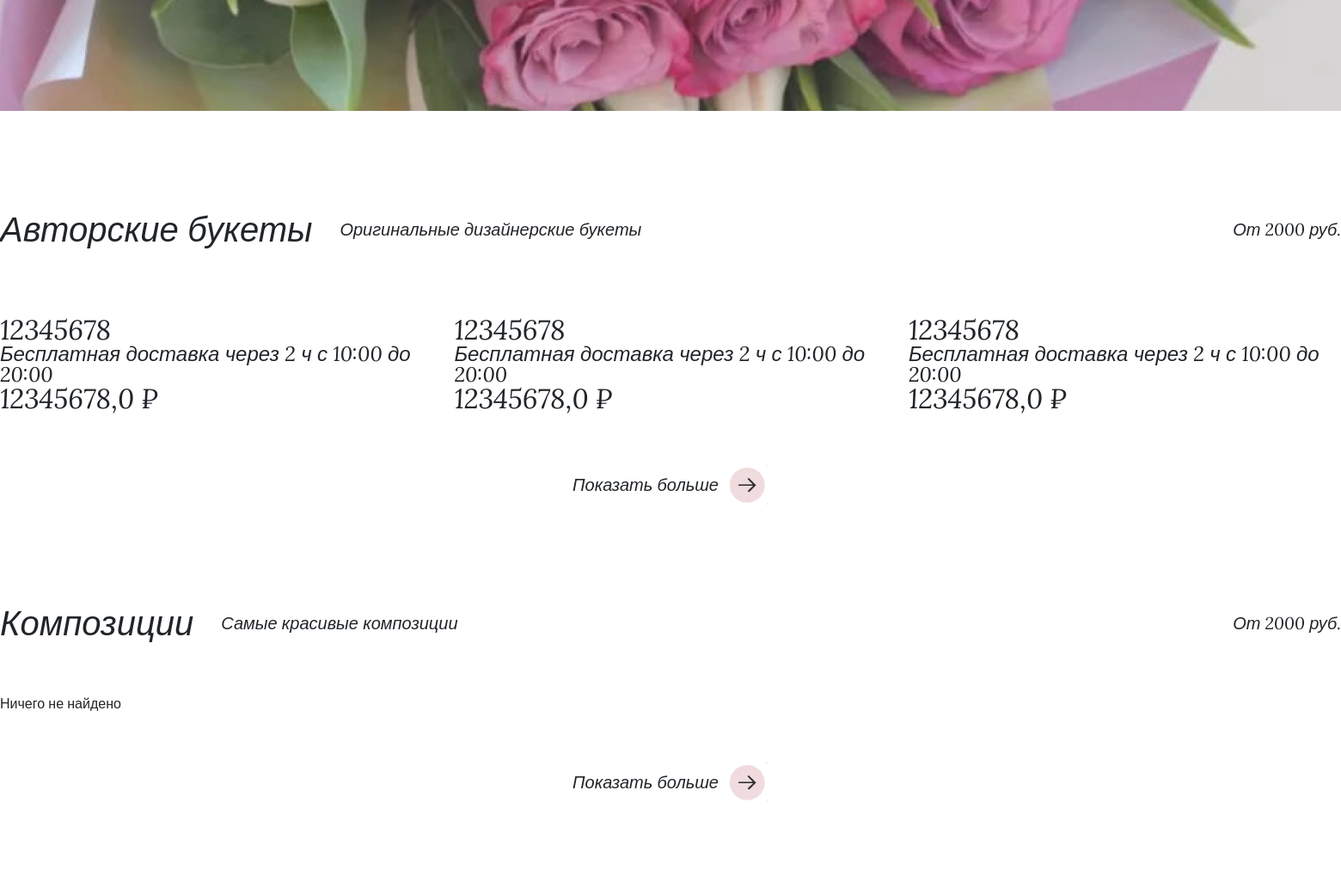
Before: / (middle part) with the older database file.
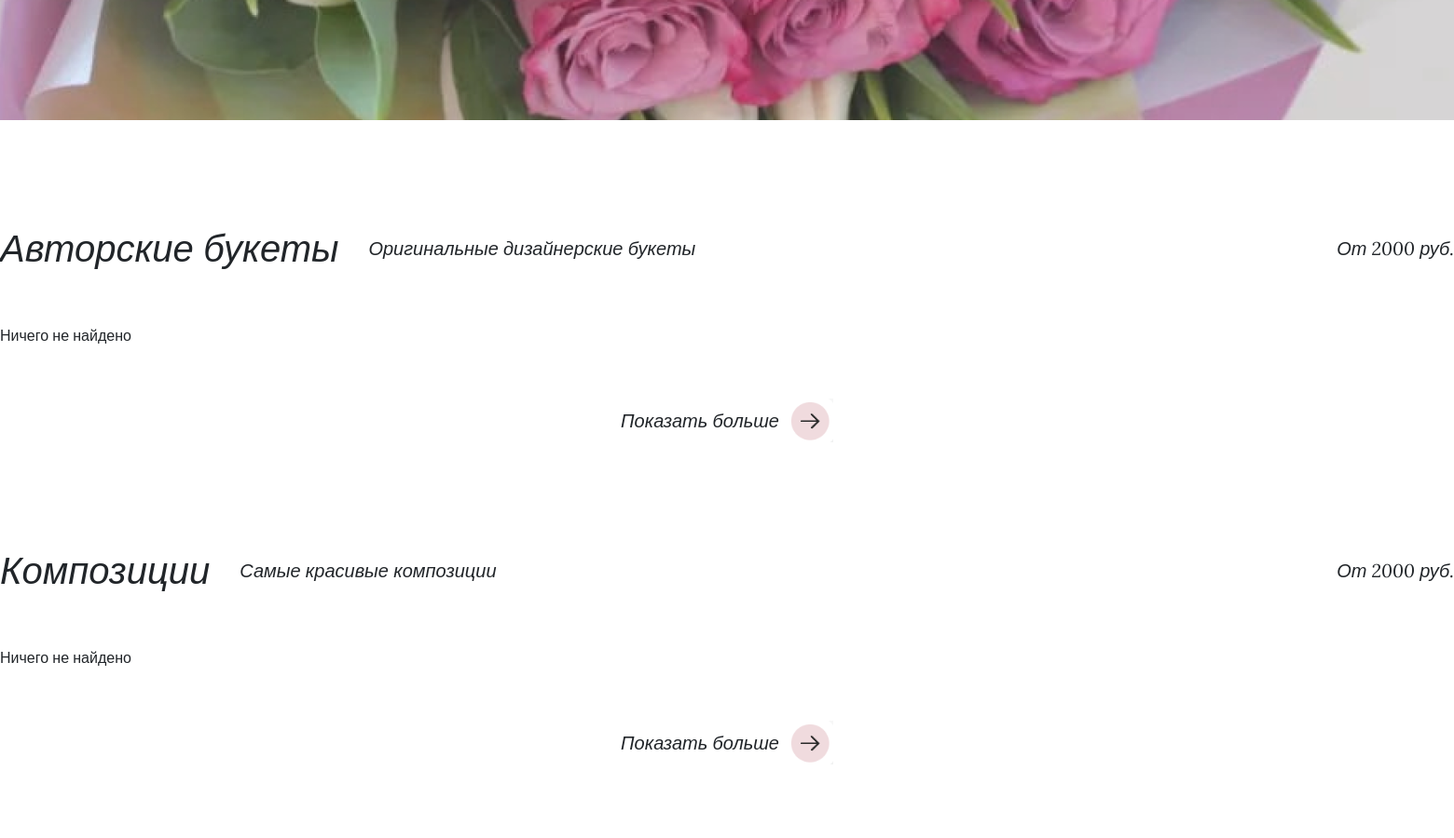
After: the same page with the newer database file.
### main/models.py (models this page shows, shortened)
class AutorsBucket(models.Model):
    name = models.CharField(max_length=100)
    price = models.FloatField()
    photo = models.ImageField(upload_to="photos", default=None, blank=True, null=True, verbose_name="Фото")
    @property
    def photo_url(self):
        if self.photo and hasattr(self.photo, 'url'):
            return self.photo.url
    class Meta:
        db_table = 'autors_buckets'
        verbose_name_plural = 'Авторские букеты'
        verbose_name = 'Авторский букет'

### main/views.py (the view, shortened to what this page needs)
# urls.py: path('', views.index, name='home'),
def index(request):
    initial_count = 3
    autors_bucket = AutorsBucket.objects.order_by('-id')[:initial_count]
    compositions = Compositions.objects.order_by('-id')[:initial_count]
    busket = Busket.objects.order_by('-id')[:initial_count]
    comment = Feedback.objects.order_by('-id')
    error = ''
    form = FeedbackForm()
    return render(request, 'main/index.html', {
        'autors_bucket': autors_bucket,
        'compositions': compositions,
        'busket': busket,
        'form': form,
        'error': error,
        "comment":comment
    })

### main/templates/main/index.html (shortened to what this page needs)
{% extends 'main/base.html' %}
{% load static %}
{% block content %}
<div class="banner">
</div>
<div class="wrapper">
    <div class="block__bouquet" id="catalog">
        <div class="block_top">
            <div class="block__name">
                <h1>Авторские букеты</h1>
                <h3>Оригинальные дизайнерские букеты</h3>
            </div>
            <div class="block__price">
                <p>От 2000 руб.</p>
            </div>
        </div>
        {% if autors_bucket %}
        <div class="block__items" id="autors_bucket_items">
            {% for item in autors_bucket %}
            <div class="item">
                <div class="item-info">
                    <p class="item-name">{{ item.name }}</p>
                    <span>Бесплатная доставка через 2 ч с 10:00 до 20:00</span>
                    <p class="item-price">{{ item.price }} ₽</p>
                </div>
            </div>
            {% endfor %}
        </div>
        {% else %}
        <p>Ничего не найдено</p>
        {% endif %}
        <div class="show_more" id="show-more-btn-autors">
            <p>Показать больше</p>
            <img src="{% static 'img/show_more.png' %}" alt="">
        </div>
    </div>
    <div class="block__bouquet">
        <div class="block_top">
            <div class="block__name">
                <h1>Композиции</h1>
                <h3>Самые красивые композиции</h3>
            </div>
            <div class="block__price">
                <p>От 2000 руб.</p>
            </div>
        </div>
        {% if compositions %}
        <div class="block__items" id="compositions_items">
            {% for item in compositions %}
            <div class="item">
                <img src="{{ item.photo_url }}" alt="">
                <div class="item-info">
                    <p class="item-name">{{ item.name }}</p>
                    <span>Бесплатная доставка через 2 ч с 10:00 до 20:00</span>
                    <p class="item-price">{{ item.price }} ₽</p>
                </div>
            </div>
            {% endfor %}
        </div>
        {% else %}
        <p>Ничего не найдено</p>
        {% endif %}
        <div class="show_more" id="show-more-btn-compositions">
            <p>Показать больше</p><img src="{% static 'img/show_more.png' %}" alt="">
        </div>
    </div>
</div>
{% endblock %}

Changed rows visible on the page:
removed AutorsBucket: name "12345678", price "12345678,0"
removed AutorsBucket: name "12345678", price "12345678,0"
removed AutorsBucket: name "12345678", price "12345678,0"
Other visible differences:
text now shown: "Ничего не найдено"
